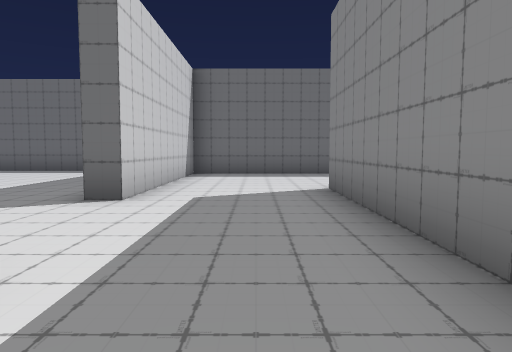
view 1 (above)

24 first-person views from a walk through a Unity game level. The camera is 1.3 m above the floor, tilts 4° down and sees 70° across. The floor is counted in squares, 2 m on a side. Each view is taken from the middle of a square. On the plan, view 1 faces up. The plan holds only what a view shows up to about 11 squares ahead; the rest is blank. The player character is not drawn.

view 2
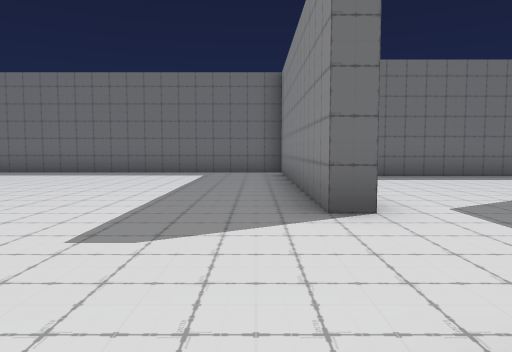

view 3
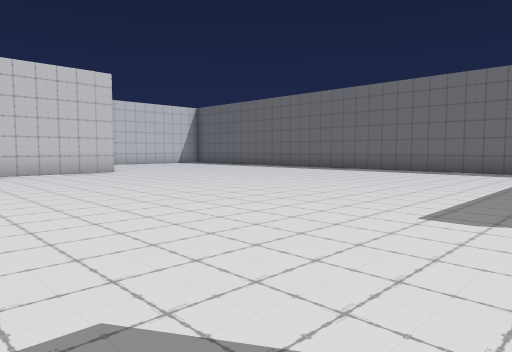

view 4
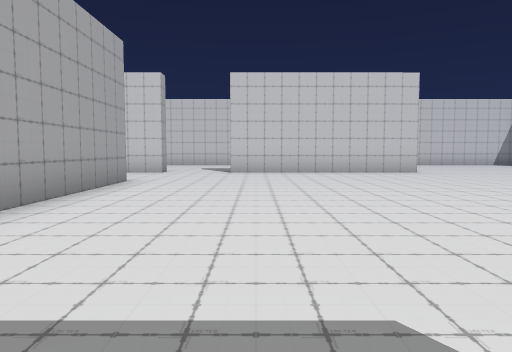

view 5
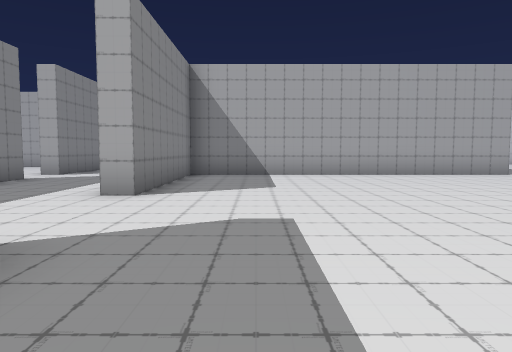

view 6
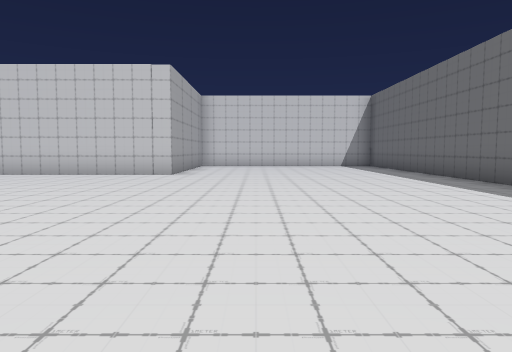

view 7
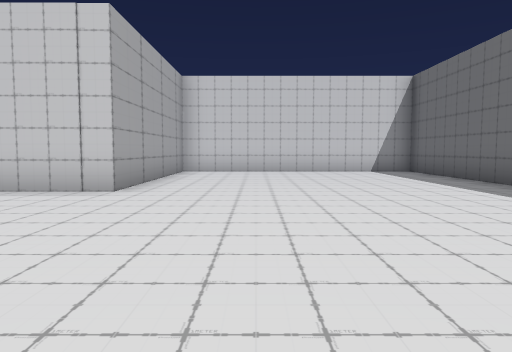

view 8
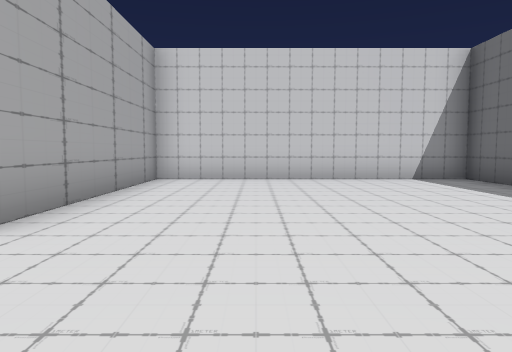

view 9
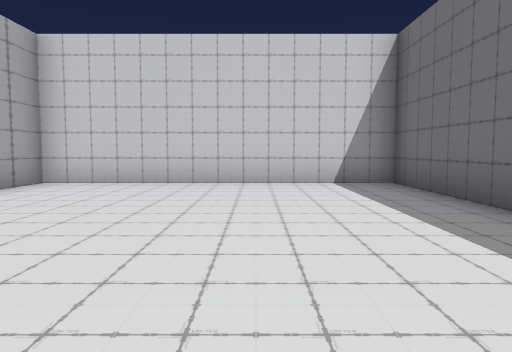

view 10
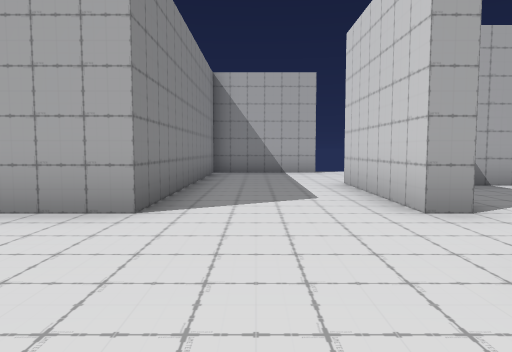

view 11
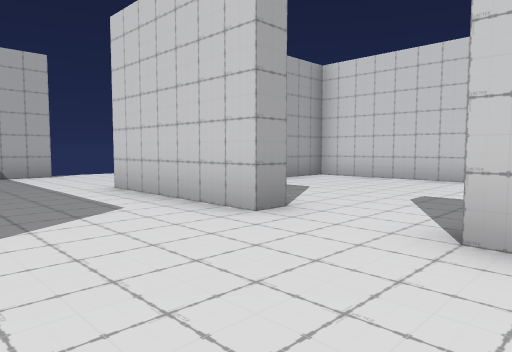

view 12
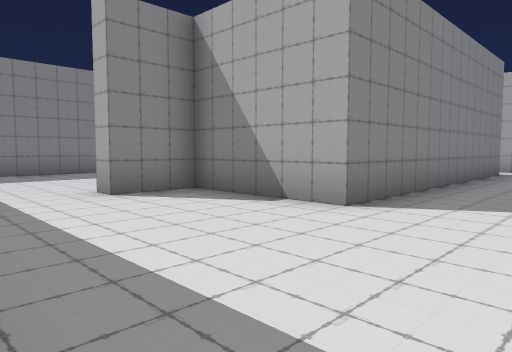

view 13
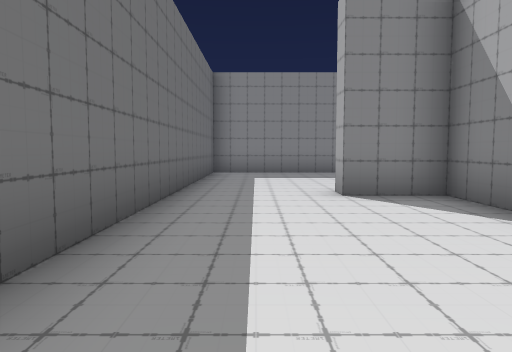

view 14
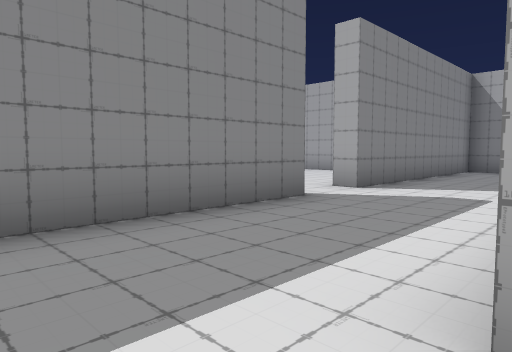

view 15
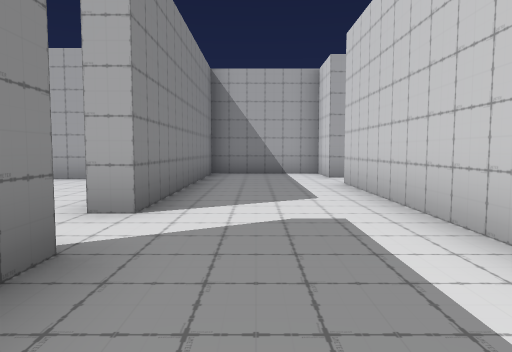

view 16
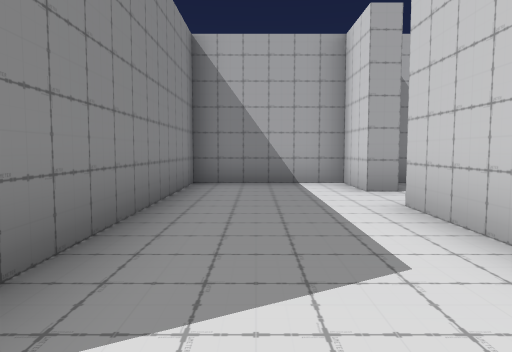

view 17
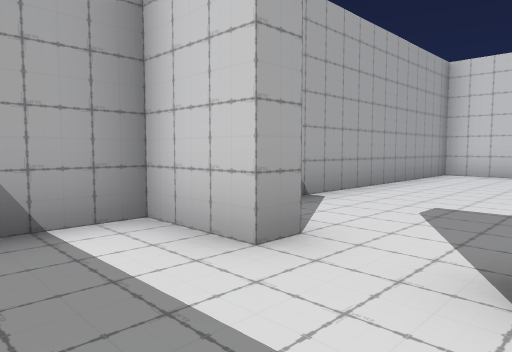

view 18
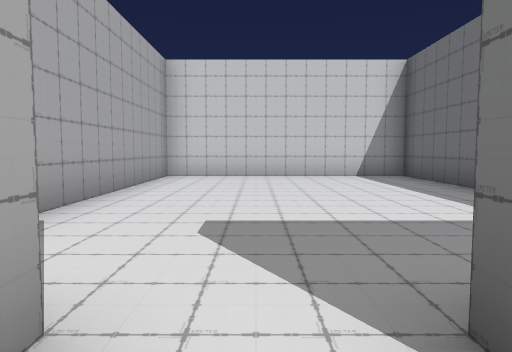

view 19
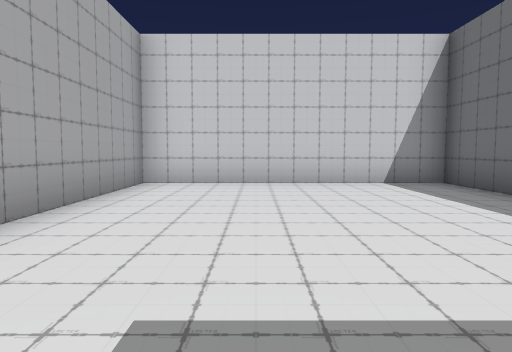

view 20
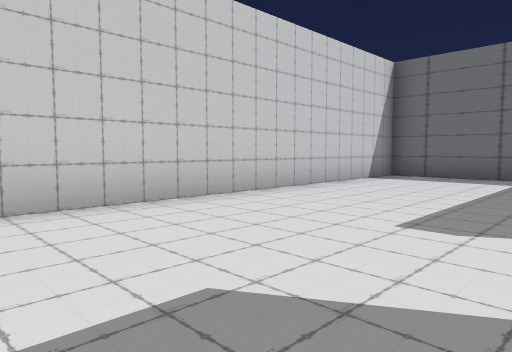

view 21
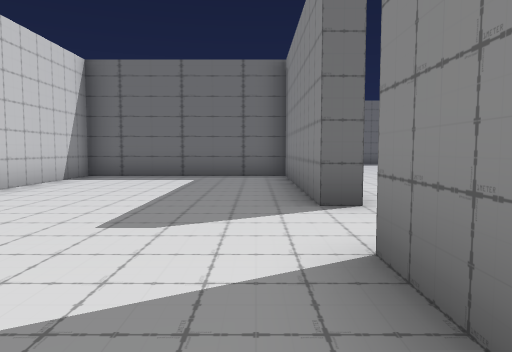

view 22
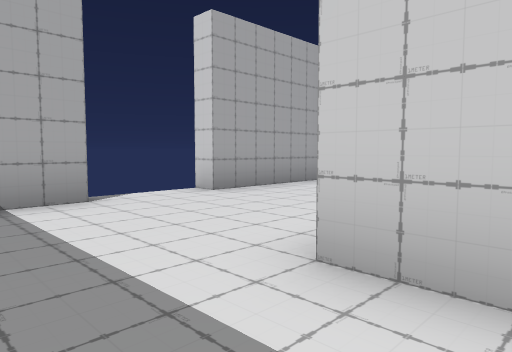

view 23
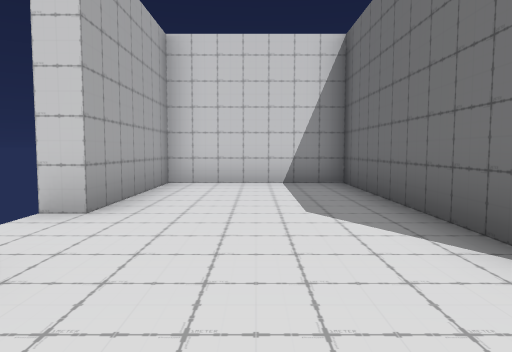

view 24
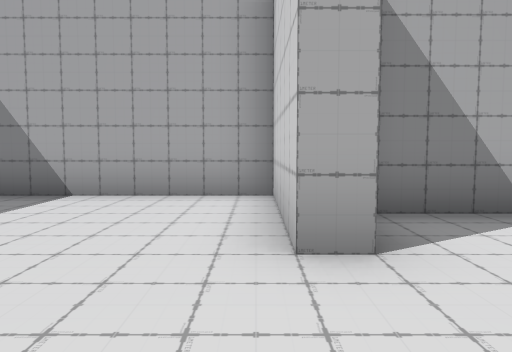

### Floor plan
Ten units are one square. View 1 is at (0, 0); x grows to the right and y downward. Boxes are objects, and circles mark ways between rooms. Rooms are numbered by the first view taken in them; rooms with no view inside come last. Other rooms are left out.
<svg viewBox="-197 -123 299 230">
<path fill="none" stroke="#000" d="M-18 -47 -23 -47 -23 -118 -192 -118 -192 -48 -138 -48 -138 8M-108 27 -23 27 -23 -17 -18 -17M-18 14 -18 62M12 12 12 -45M-24 77 -18 77 -18 92 12 92 12 27M12 -45 12 -62 42 -62 42 -77 47 -77 47 -48 87 -48M97 -58 97 -102 -18 -102 -18 -47M-73 32 -103 32 -103 92 -28 92M-138 8 -142 8 -142 -43 -192 -43 -192 57 -160 57M-142 40 -142 27 -138 27M-144 62 -192 62 -192 97 -158 97 -158 102M-139 97 -108 97 -108 27M-138 27 -138 62"/>
<circle cx="0" cy="-40" r="3" fill="#2a7"/>
<circle cx="-20" cy="70" r="3" fill="#2a7"/>
<circle cx="-125" cy="25" r="3" fill="#2a7"/>
<circle cx="-140" cy="15" r="3" fill="#2a7"/>
<text x="-80" y="-40">1</text>
<text x="40" y="-80">2</text>
<text x="-70" y="60">3</text>
<text x="-170" y="10">4</text>
<text x="-150" y="70">5</text>
</svg>
Room 1 opens to room 2. Room 1 opens to room 3. Room 1 opens to room 5. Room 4 opens to room 5.

Where each view was taken, in squares from view 1:
view 1: 0 up, 0 right, facing up
view 2: 1 up, 3 left, facing up
view 3: 0 up, 3 left, facing up-left
view 4: 0 up, 3 left, facing left
view 5: 7 up, 4 left, facing down
view 6: 7 up, 4 left, facing left
view 7: 7 up, 8 left, facing left
view 8: 7 up, 11 left, facing left
view 9: 9 up, 12 left, facing left
view 10: 1 up, 12 left, facing down
view 11: 0 up, 11 left, facing down-left
view 12: 10 up, 1 left, facing down-right
view 13: 9 up, 1 left, facing right
view 14: 3 up, 2 left, facing down-right
view 15: 1 up, 0 right, facing down
view 16: 2 down, 0 right, facing down
view 17: 6 down, 0 right, facing down-left
view 18: 7 down, 1 left, facing left
view 19: 7 down, 3 left, facing left
view 20: 5 down, 15 left, facing up-left
view 21: 5 down, 15 left, facing up
view 22: 5 down, 12 left, facing down-left
view 23: 8 down, 12 left, facing left
view 24: 10 up, 5 right, facing down
